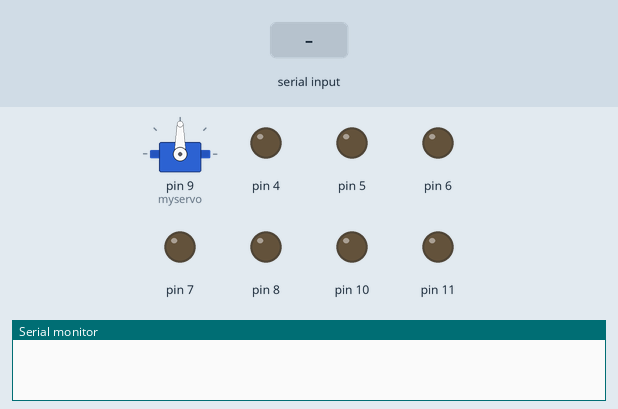
Simulated run of this sketch. Board: Arduino Uno, built with avr-gcc and run on an emulated ATmega328P. On the bench: servo, output pins drawn as LEDs (lit = HIGH), the last lines printed to the serial monitor. Inputs (shaded band) come from the test bench.

Above: at 1.2 s.
1.3 s: "A\n" received over Serial
At 1.9 s:
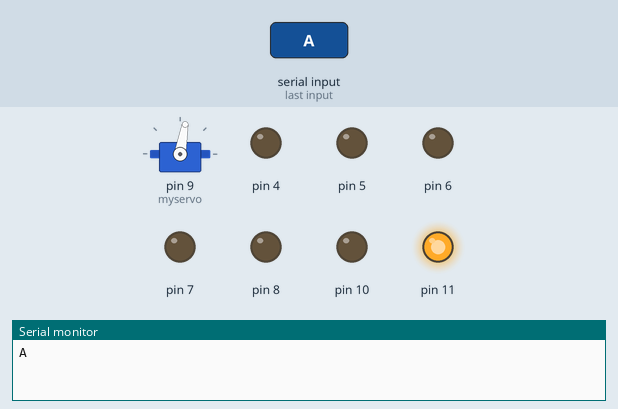
3.8 s: byte 70 ('F') received over Serial
At 5.0 s:
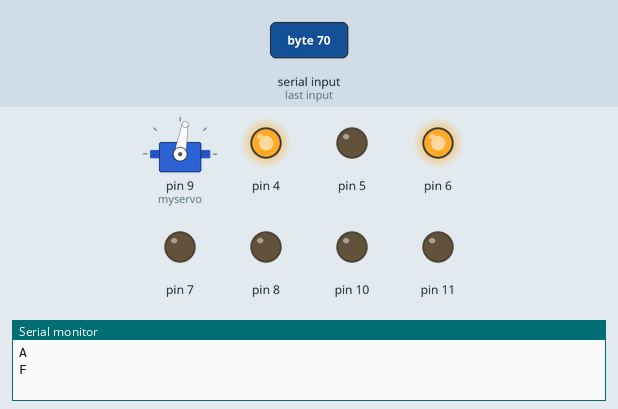
5.3 s: byte 66 ('B') received over Serial
At 6.2 s:
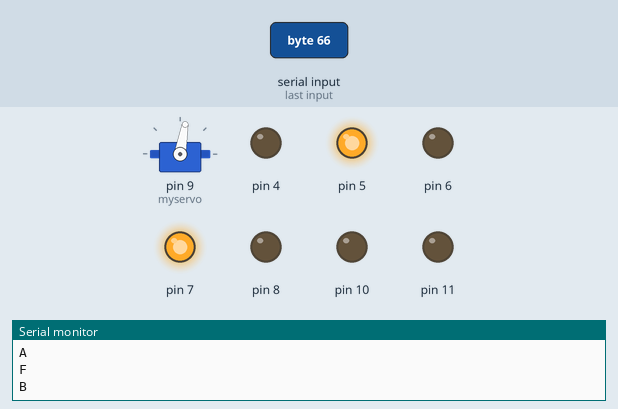
6.8 s: byte 82 ('R') received over Serial
At 7.3 s:
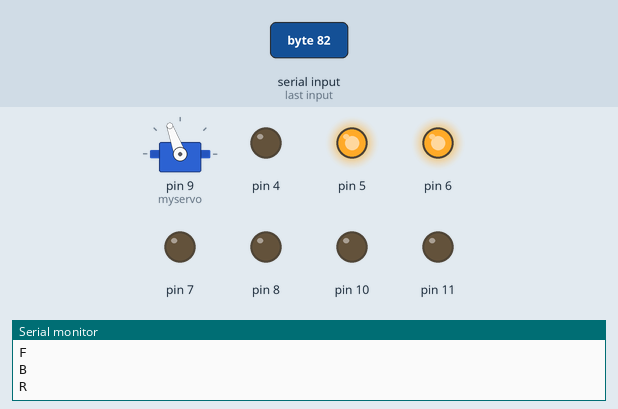
8.3 s: byte 76 ('L') received over Serial
At 9.5 s:
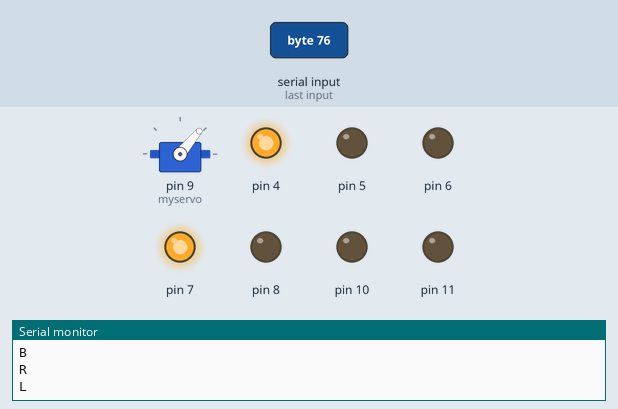
9.8 s: byte 67 ('C') received over Serial
At 11.6 s:
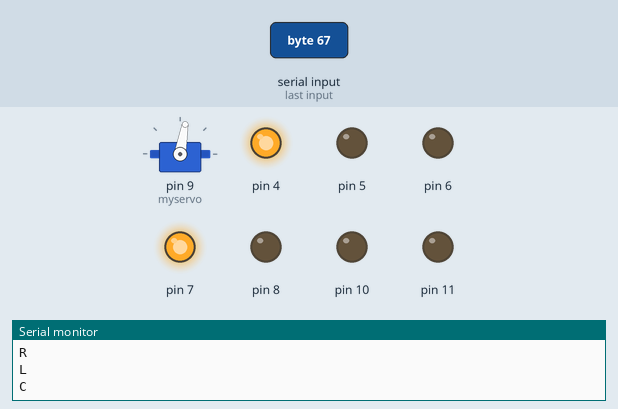
Timing chart, 0 to 13.1 s (numbered marks = the images above; inputs shaded):
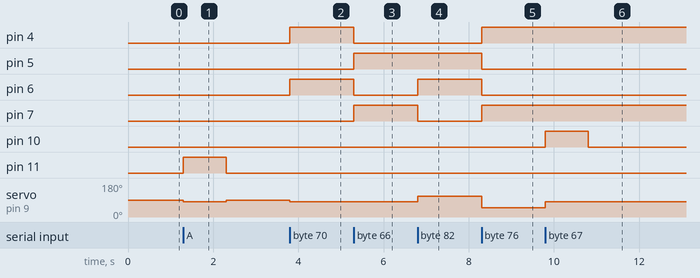

Measured:
- after the input at 1.3 s, pin 11: LOW → HIGH at once, → LOW 1.0 s later; servo on pin 9 (myservo): 90° → 80° at once, → 90° 1.0 s later
- after the input at 3.8 s, pin 4, pin 6: LOW → HIGH at once; servo on pin 9 (myservo): 90° → 80° at once
- after the input at 5.3 s, pin 4, pin 6: HIGH → LOW at once; pin 5, pin 7: LOW → HIGH at once
- after the input at 6.8 s, pin 6: LOW → HIGH at once; pin 7: HIGH → LOW at once; servo on pin 9 (myservo): 80° → 110° at once
- after the input at 8.3 s, pin 4, pin 7: LOW → HIGH at once; pin 5, pin 6: HIGH → LOW at once; servo on pin 9 (myservo): 110° → 50° at once
- after the input at 9.8 s, pin 10: LOW → HIGH at once, → LOW 1.0 s later; servo on pin 9 (myservo): 50° → 80° at once

The sketch:

finalll_version.ino
```cpp
#include <Servo.h>

char data = 0;


Servo myservo;

void setup()
{
  Serial.begin(9600);

   myservo.attach(9);


  pinMode(4, OUTPUT);
  pinMode(5, OUTPUT);
  pinMode(6, OUTPUT);
  pinMode(7, OUTPUT);
   pinMode(8, OUTPUT);
  pinMode(2, INPUT);
  pinMode(3, INPUT);
  pinMode(11, OUTPUT);
  pinMode(10, OUTPUT);


}
void loop()
{
  if(Serial.available() > 0)
  {
    data = Serial.read();
    Serial.print(data);
    Serial.print("\n");
    if(data == 'F')
    {
      myservo.write(80);

      digitalWrite(4, HIGH);

      digitalWrite(6, HIGH);
      digitalWrite(5, LOW);
      digitalWrite(7, LOW);}
    else if(data == 'B')

       {myservo.write(80);
        digitalWrite(5, HIGH);

      digitalWrite(7, HIGH);
      digitalWrite(4, LOW);
      digitalWrite(6, LOW);}
       else if(data == 'R')

       { myservo.write(110);
        digitalWrite(5, HIGH);
      digitalWrite(6, HIGH);
      digitalWrite(4, LOW);
      digitalWrite(7, LOW);}
       else if(data == 'L')

       {
        myservo.write(50);
        digitalWrite(4, HIGH);
      digitalWrite(5, LOW);
      digitalWrite(6, LOW);
      digitalWrite(7, HIGH);}

          else if(data == 'z')

       {    myservo.write(80);

        digitalWrite(4, LOW);
      digitalWrite(5, LOW);
      digitalWrite(6, LOW);
      digitalWrite(7, LOW);
      digitalWrite(8, LOW);
      digitalWrite(13, LOW);
      digitalWrite(10, LOW);
      digitalWrite(11, LOW);
      digitalWrite(12, LOW);}
          else if(data == 'A')

       {   myservo.write(80);
         digitalWrite(10, LOW);
      digitalWrite(11, HIGH);
      delay(1000);
        digitalWrite(10, LOW);
      digitalWrite(11, LOW);}


          else if(data == 'C')

       {
       myservo.write(80);
         digitalWrite(11, LOW);
      digitalWrite(10, HIGH);
      delay(1000);
        digitalWrite(10, LOW);
      digitalWrite(11, LOW);
       }
          else if(data == 'X')

       {
        myservo.write(80);
        digitalWrite(12, HIGH);
       }
        else if(data == 'Y')

       {
        myservo.write(80);
        digitalWrite(8, HIGH);
       }
        else if(data == 'M')

       {


myservo.write(80);

         digitalWrite(10, LOW);
      digitalWrite(11, HIGH);
      delay(3000);
        digitalWrite(10, LOW);
      digitalWrite(11, LOW);//swf up

      myservo.write(90);
      digitalWrite(4, HIGH);
      digitalWrite(6, HIGH);
      digitalWrite(5, LOW);
      digitalWrite(7, LOW);//fw
      delay(10000);
              digitalWrite(4, LOW);
      digitalWrite(5, LOW);
      digitalWrite(6, LOW);
      digitalWrite(7, LOW);

         digitalWrite(11, LOW);
      digitalWrite(10, HIGH);
      delay(4000);
              digitalWrite(4, LOW);
      digitalWrite(5, LOW);
      digitalWrite(6, LOW);
      digitalWrite(7, LOW);
        digitalWrite(10, LOW);
      digitalWrite(11, LOW); //swf dn
              digitalWrite(4, LOW);
      digitalWrite(5, LOW);
      digitalWrite(6, LOW);
      digitalWrite(7, LOW);

       digitalWrite(12, HIGH);//driller on
       delay(20000);
        digitalWrite(12, LOW);
        delay(2000);
          digitalWrite(8, HIGH);//seeder on
          delay(3000);
            digitalWrite(8, LOW);//seeder offf
        }


 else

       {    myservo.write(90);

        digitalWrite(4, LOW);
      digitalWrite(5, LOW);
      digitalWrite(6, LOW);
      digitalWrite(7, LOW);
      digitalWrite(8, LOW);
      digitalWrite(13, LOW);
      digitalWrite(10, LOW);
      digitalWrite(11, LOW);
      digitalWrite(12, LOW);
        }

}
}

void seedup()
{
  while(digitalRead(2)== HIGH)
  {
    digitalWrite(10,HIGH);
    digitalWrite(11,LOW);
  }
 while(digitalRead(2)== LOW)

  {
  digitalWrite(10,LOW);
  digitalWrite(11,LOW);
  }

  }
  void sd()
  {

     while(digitalRead(3)== HIGH)
  {
    digitalWrite(11,HIGH);
    digitalWrite(10,LOW);
  }
 while(digitalRead(3)== LOW)

  {
  digitalWrite(10,LOW);
  digitalWrite(11,LOW);
  }

    }
```
